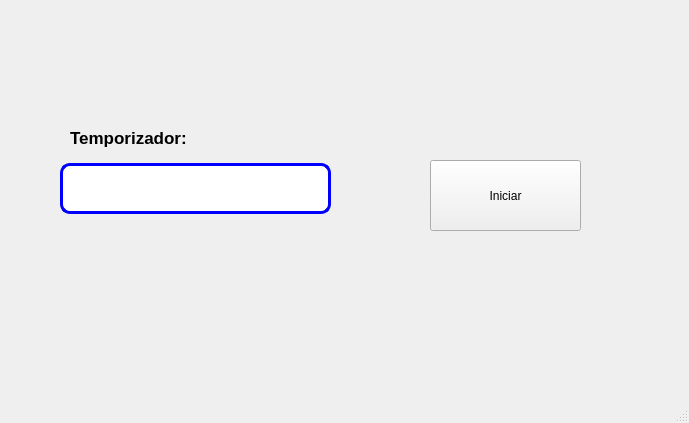
<?xml version="1.0" encoding="UTF-8"?>
<ui version="4.0">
 <class>MainWindow</class>
 <widget class="QMainWindow" name="MainWindow">
  <property name="geometry">
   <rect>
    <x>0</x>
    <y>0</y>
    <width>689</width>
    <height>423</height>
   </rect>
  </property>
  <property name="windowTitle">
   <string>MainWindow</string>
  </property>
  <widget class="QWidget" name="centralwidget">
   <widget class="QLabel" name="label">
    <property name="geometry">
     <rect>
      <x>70</x>
      <y>123</y>
      <width>191</width>
      <height>31</height>
     </rect>
    </property>
    <property name="font">
     <font>
      <pointsize>13</pointsize>
     </font>
    </property>
    <property name="text">
     <string>&lt;html&gt;&lt;head/&gt;&lt;body&gt;&lt;p&gt;&lt;span style=&quot; font-weight:600;&quot;&gt;Temporizador:&lt;/span&gt;&lt;/p&gt;&lt;/body&gt;&lt;/html&gt;</string>
    </property>
   </widget>
   <widget class="QLineEdit" name="txt_temporizador">
    <property name="geometry">
     <rect>
      <x>60</x>
      <y>163</y>
      <width>271</width>
      <height>51</height>
     </rect>
    </property>
    <property name="font">
     <font>
      <pointsize>11</pointsize>
     </font>
    </property>
    <property name="styleSheet">
     <string notr="true">border: 3px solid blue;
border-radius:10px</string>
    </property>
    <property name="text">
     <string/>
    </property>
   </widget>
   <widget class="QLabel" name="label_11">
    <property name="geometry">
     <rect>
      <x>10</x>
      <y>10</y>
      <width>141</width>
      <height>61</height>
     </rect>
    </property>
    <property name="text">
     <string/>
    </property>
    <property name="pixmap">
     <pixmap resource="../../Archivos/Recursos.qrc">:/Logos/UAT.jpg</pixmap>
    </property>
    <property name="scaledContents">
     <bool>true</bool>
    </property>
   </widget>
   <widget class="QLabel" name="label_10">
    <property name="geometry">
     <rect>
      <x>550</x>
      <y>290</y>
      <width>121</width>
      <height>71</height>
     </rect>
    </property>
    <property name="text">
     <string/>
    </property>
    <property name="pixmap">
     <pixmap resource="../../Archivos/Recursos.qrc">:/Logos/Castor Ingeniero.jpg</pixmap>
    </property>
    <property name="scaledContents">
     <bool>true</bool>
    </property>
   </widget>
   <widget class="QLabel" name="label_9">
    <property name="geometry">
     <rect>
      <x>510</x>
      <y>20</y>
      <width>161</width>
      <height>61</height>
     </rect>
    </property>
    <property name="styleSheet">
     <string notr="true">background-image: url(:/NLogos/Facultad.jpg);</string>
    </property>
    <property name="text">
     <string/>
    </property>
    <property name="pixmap">
     <pixmap resource="../../Archivos/Recursos.qrc">:/Logos/Facultad.jpg</pixmap>
    </property>
    <property name="scaledContents">
     <bool>true</bool>
    </property>
   </widget>
   <widget class="QPushButton" name="btn_temporizador">
    <property name="geometry">
     <rect>
      <x>430</x>
      <y>160</y>
      <width>151</width>
      <height>71</height>
     </rect>
    </property>
    <property name="text">
     <string>Iniciar</string>
    </property>
   </widget>
  </widget>
  <widget class="QMenuBar" name="menubar">
   <property name="geometry">
    <rect>
     <x>0</x>
     <y>0</y>
     <width>689</width>
     <height>26</height>
    </rect>
   </property>
  </widget>
  <widget class="QStatusBar" name="statusbar"/>
 </widget>
 <resources>
  <include location="../Archivos/Recursos.qrc"/>
  <include location="../../Archivos/Recursos.qrc"/>
 </resources>
 <connections/>
</ui>
